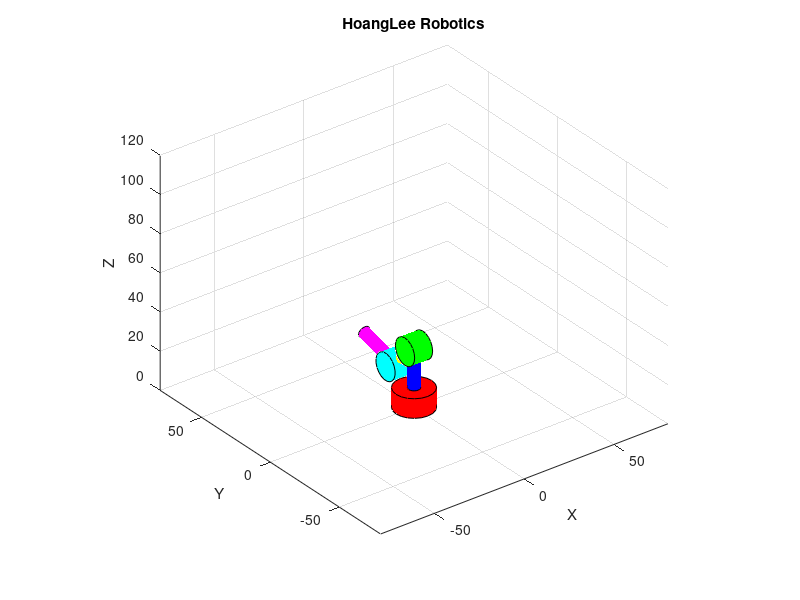

MATLAB code for this plot:
% Radius of Cylinder
R_b = 10; % Radius of base
R_a = 7; % Radius of arm
R_l = 3; % Radius of link

% Height of Cylinder
H_b = 10; % Height of base
H_a = 10; % Height of arm
H_l = 20; % Height of link

% Init angle
theta1 = deg2rad(90);
theta2 = deg2rad(-45);
theta3 = deg2rad(60);

% Create base, arm and link
[x_b, y_b, z_b] = cylinder(R_b);
[x_a1, y_a1, z_a1] = cylinder(R_a);
[x_a2, y_a2, z_a2] = cylinder(R_a);
[x_l1, y_l1, z_l1] = cylinder(R_l);
[x_l2, y_l2, z_l2] = cylinder(R_l);
[x_l3, y_l3, z_l3] = cylinder(R_l);

% Scale the cylinders to the desired heights
z_b = z_b * H_b;
z_a1 = z_a1 * H_a;
z_a2 = z_a2 * H_a;
z_l1 = z_l1 * H_l;
z_l2 = z_l2 * H_l;
z_l3 = z_l3 * H_l;

% Link base and link 1 maxtrix
Matrix_Link1 = [cos(theta1), 0, sin(theta1), 0;
    sin(theta1), 0, -cos(theta1), 0;
    0, 1, 0, H_l + H_b;
    0, 0, 0, 1];

% Link link 1 and arm 1 maxtrix
Matrix_Link2 = [cos(theta2), -sin(theta2), 0, H_l*cos(theta2);
    sin(theta2), cos(theta2), 0, H_l*sin(theta2);
    0, 0, 1, 0;
    0, 0, 0, 1];

% Link link 2 and arm 2 maxtrix
Matrix_Link3 = [cos(theta3), -sin(theta3), 0, H_l*cos(theta3);
    sin(theta3), cos(theta3), 0, H_l*sin(theta3);
    0, 0, 1, 0;
    0, 0, 0, 1];
% Rotation Y matrix
rotY = [cos(pi/2),  0, sin(pi/2), 0;
    0,          1, 0,         0;
    -sin(pi/2), 0, cos(pi/2), 0;
    0,          0, 0,         1];


% Visualization
figure;
hold on;
grid on;
axis equal;
xlabel('X');
ylabel('Y');
zlabel('Z');
title('HoangLee Robotics');

% Link base and link 1
for j = 1:length(x_l1)
    for i = 1:2
        Pos1 = [x_l1(i, j); y_l1(i, j); z_l1(i, j) + H_b; 1];
        Pos2 = Pos1;
        x_l1(i, j) = Pos2(1);
        y_l1(i, j) = Pos2(2);
        z_l1(i, j) = Pos2(3);
    end
end

% Link link 1 and arm 1
for j = 1:length(x_a1)
    for i = 1:2
        Pos1 = [x_a1(i, j); y_a1(i, j); z_a1(i, j) - H_a/2; 1];
        Pos2 = Matrix_Link1 * Pos1;
        x_a1(i, j) = Pos2(1);
        y_a1(i, j) = Pos2(2);
        z_a1(i, j) = Pos2(3);
    end
end

% Link arm 1 and link 2
for j = 1:length(x_l2)
    for i = 1:2
        Pos1 = [x_l2(i, j); y_l2(i, j); z_l2(i, j) - R_a- H_l/2; 1];
        Pos2 = Matrix_Link1 * Matrix_Link2 * rotY * Pos1;
        x_l2(i, j) = Pos2(1);
        y_l2(i, j) = Pos2(2);
        z_l2(i, j) = Pos2(3);
    end
end

% Link link 2 and arm 2
for j = 1:length(x_a2)
    for i = 1:2
        Pos1 = [x_a2(i, j); y_a2(i, j); z_a2(i, j) - H_a/2; 1];
        Pos2 = Matrix_Link1 * Matrix_Link2  * Pos1;
        x_a2(i, j) = Pos2(1);
        y_a2(i, j) = Pos2(2);
        z_a2(i, j) = Pos2(3);
    end
end

% Link arm 2 and link 3
for j = 1:length(x_l3)
    for i = 1:2
        Pos1 = [x_l3(i, j); y_l3(i, j); z_l3(i, j) - R_a- H_l/2; 1];
        Pos2 = Matrix_Link1 * Matrix_Link2 * Matrix_Link3 * rotY * Pos1;
        x_l3(i, j) = Pos2(1);
        y_l3(i, j) = Pos2(2);
        z_l3(i, j) = Pos2(3);
    end
end


% Base
surf(x_b, y_b, z_b, 'FaceColor', 'red', 'EdgeColor', 'none');
fill3(x_b(1,:), y_b(1,:), z_b(1,:), 'r');
fill3(x_b(2,:), y_b(2,:), z_b(2,:), 'r');

% Link 1
surf(x_l1, y_l1, z_l1, 'FaceColor', 'blue', 'EdgeColor', 'none');
fill3(x_l1(1,:), y_l1(1,:), z_l1(1,:), 'b');
fill3(x_l1(2,:), y_l1(2,:), z_l1(2,:), 'b');

% Arm 1
surf(x_a1, y_a1, z_a1, 'FaceColor', 'green', 'EdgeColor', 'none');
fill3(x_a1(1,:), y_a1(1,:), z_a1(1,:), 'g');
fill3(x_a1(2,:), y_a1(2,:), z_a1(2,:), 'g');

% Link 2
surf(x_l2, y_l2, z_l2, 'FaceColor', 'yellow', 'EdgeColor', 'none');
fill3(x_l2(1,:), y_l2(1,:), z_l2(1,:), 'y');
fill3(x_l2(2,:), y_l2(2,:), z_l2(2,:), 'y');

% Arm 2
surf(x_a2, y_a2, z_a2, 'FaceColor', 'cyan', 'EdgeColor', 'none');
fill3(x_a2(1,:), y_a2(1,:), z_a2(1,:), 'c');
fill3(x_a2(2,:), y_a2(2,:), z_a2(2,:), 'c');

% Link 3
surf(x_l3, y_l3, z_l3, 'FaceColor', 'magenta', 'EdgeColor', 'none');
fill3(x_l3(1,:), y_l3(1,:), z_l3(1,:), 'm');
fill3(x_l3(2,:), y_l3(2,:), z_l3(2,:), 'm');

% Adjust the coodinate space
xlim([-80 80]);
ylim([-80 80]);
zlim([0 120]);

%  Turn on 3D rotation
rotate3d on;